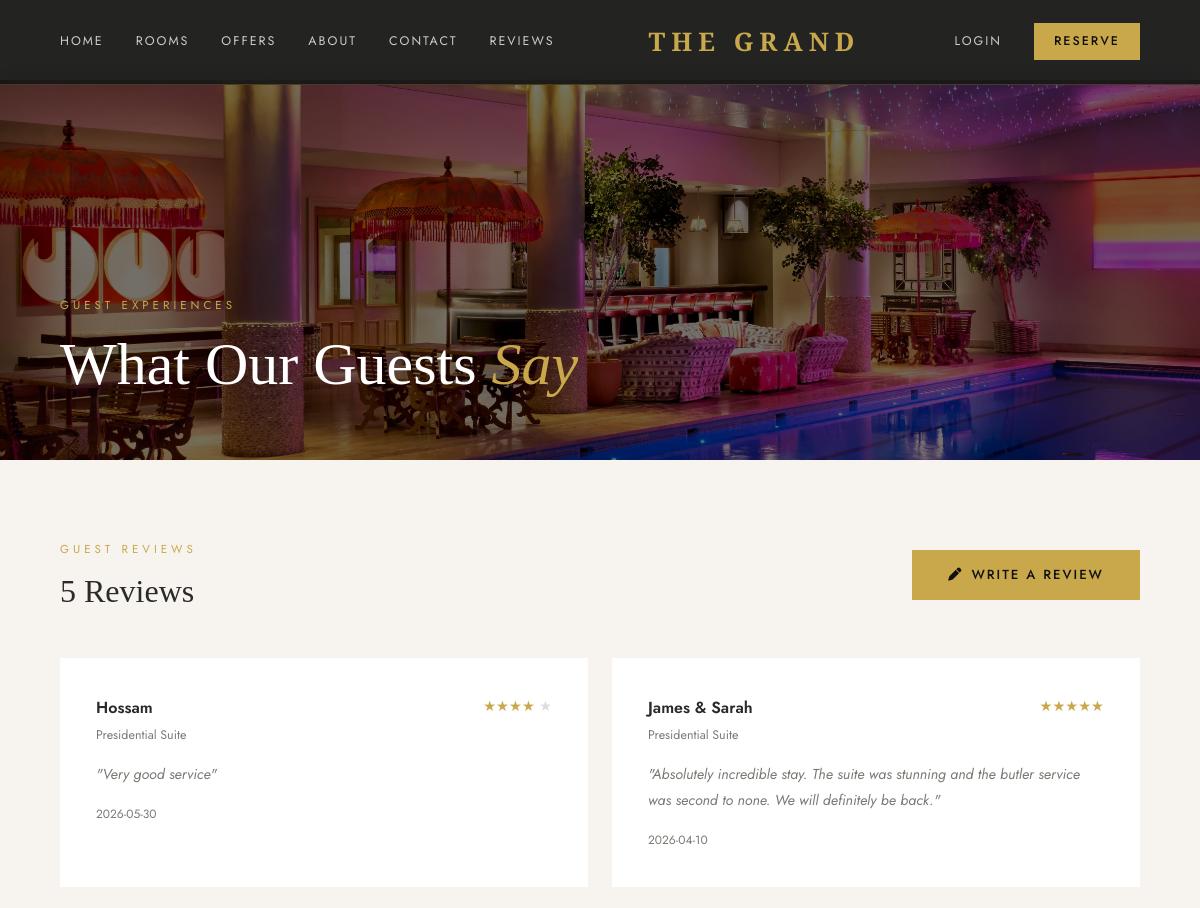
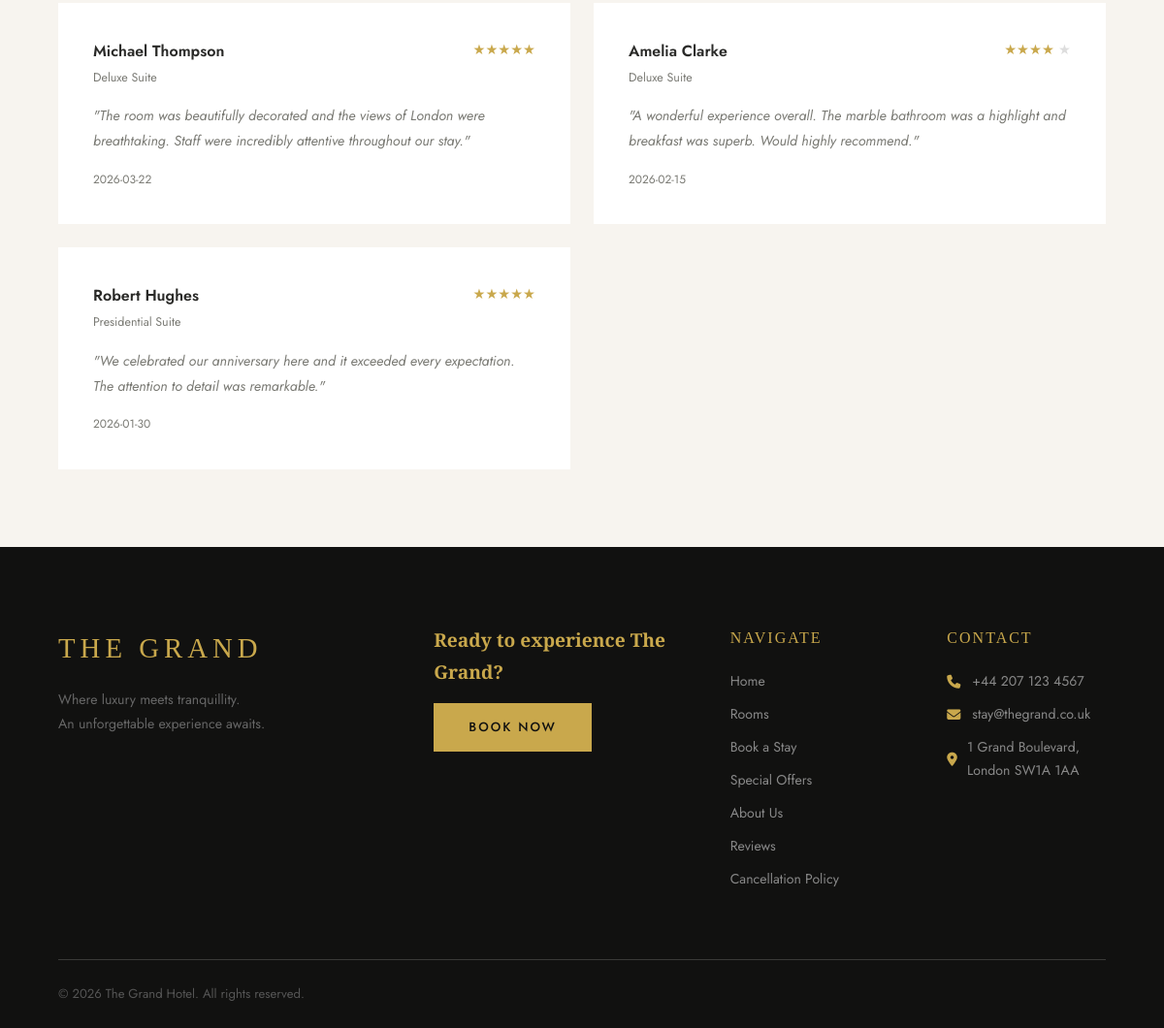
The app's page /reviews with its own data (2 pictures, top to bottom).
### tables this page shows
CREATE TABLE reviews (
            id INTEGER PRIMARY KEY AUTOINCREMENT,
            user_id INTEGER,
            fullname TEXT NOT NULL,
            rating INTEGER NOT NULL,
            room_type TEXT NOT NULL,
            comment TEXT NOT NULL,
            created_at TIMESTAMP DEFAULT CURRENT_TIMESTAMP
        );

### main.py (the view)
@app.route('/reviews')
def reviews():
    conn = get_db()
    all_reviews = conn.execute("SELECT * FROM reviews ORDER BY created_at DESC").fetchall()
    conn.close()
    return render_template('reviews.html', reviews=all_reviews)

### main.py (called while the page is built)
def get_db():
    conn = sqlite3.connect(DB_NAME)
    conn.row_factory = sqlite3.Row
    return conn

### templates/reviews.html (shortened to what this page needs)
{% extends 'base.html' %}
{% block content %}
<div class="page-hero" style="background-image: url('{{ url_for('static', filename='images/image2.webp') }}')">
    <div class="page-hero-overlay"></div>
    <div class="page-hero-content">
        <p class="section-eyebrow">Guest Experiences</p>
        <h1>What Our Guests <em>Say</em></h1>
    </div>
</div>
<section style="padding:80px 60px;background:var(--cream);">
    <div style="max-width:1100px;margin:0 auto;">
        <div style="display:flex;justify-content:space-between;align-items:center;margin-bottom:48px;">
            <div>
                <p class="section-eyebrow">Guest Reviews</p>
                <h2 style="font-family:var(--font-display);font-size:2rem;">{{ reviews|length }} Reviews</h2>
            </div>
            <a href="{{ url_for('add_review') }}" class="btn-gold"><i class="fa-solid fa-pen"></i> Write a Review</a>
        </div>
        <div style="display:grid;grid-template-columns:1fr 1fr;gap:24px;">
            {% for review in reviews %}
            <div style="background:white;padding:36px;">
                <div style="display:flex;justify-content:space-between;align-items:flex-start;margin-bottom:16px;">
                    <div>
                        <div style="font-weight:600;font-size:1rem;margin-bottom:4px;">{{ review['fullname'] }}</div>
                        <div style="font-size:0.78rem;color:var(--text-light);">{{ review['room_type'] }}</div>
                    </div>
                    <div style="color:var(--gold);font-size:0.9rem;">
                        {% for i in range(review['rating']) %}★{% endfor %}
                        {% for i in range(5 - review['rating']) %}<span style="color:#ddd;">★</span>{% endfor %}
                    </div>
                </div>
                <p style="color:var(--text-light);font-size:0.9rem;line-height:1.8;font-style:italic;">"{{ review['comment'] }}"</p>
                <div style="margin-top:16px;font-size:0.75rem;color:var(--text-light);">{{ review['created_at'][:10] }}</div>
            </div>
            {% else %}
            <div style="grid-column:1/-1;text-align:center;padding:60px;color:var(--text-light);">
                <p>No reviews yet. Be the first to share your experience.</p>
            </div>
            {% endfor %}
        </div>
    </div>
</section>
{% endblock %}

### static/css/global.css (style rules this page uses)
*, *::before, *::after { box-sizing: border-box; margin: 0; padding: 0; }
:root { --gold: #c9a84c; --gold-light: #e2c97e; --dark: #111110; --charcoal: #1e1e1c; --mid: #3a3a38; --cream: #f7f4ef; --cream-dark: #ede9e1; --text: #2a2a28; --text-light: #7a7a74; --white: #ffffff; --font-display: 'Cormorant Garamond', serif; --font-body: 'Jost', sans-serif; --radius: 2px; --shadow: 0 8px 40px rgba(0,0,0,0.12); }
html { scroll-behavior: smooth; }
body { font-family: var(--font-body); color: var(--text); background: var(--white); font-size: 16px; line-height: 1.7; }
a { text-decoration: none; color: inherit; }
.btn-gold { display: inline-flex; align-items: center; gap: 8px; background: var(--gold); color: var(--dark); padding: 14px 36px; font-family: var(--font-body); font-size: 0.82rem; font-weight: 500; letter-spacing: 2px; text-transform: uppercase; border: none; cursor: pointer; transition: background 0.2s, transform 0.2s; }
.section-eyebrow { font-size: 0.72rem; letter-spacing: 4px; text-transform: uppercase; color: var(--gold); margin-bottom: 12px; font-weight: 400; }
h1, h2, h3 { font-family: var(--font-display); font-weight: 400; line-height: 1.2; }
em { font-style: italic; color: var(--gold); }
.page-hero { position: relative; height: 380px; margin-top: 80px; background-size: cover; background-position: center; }
.page-hero-overlay { position: absolute; inset: 0; background: rgba(0,0,0,0.55); }
.page-hero-content { position: absolute; z-index: 1; bottom: 60px; left: 60px; color: white; }
.page-hero-content h1 { font-size: clamp(2.5rem, 5vw, 4rem); }

### records on screen
reviews: fullname "Hossam", room_type "Presidential Suite", comment "Very good service", created_at "2026-05-30"
reviews: fullname "James & Sarah", room_type "Presidential Suite", comment "Absolutely incredible stay. The suite was stunning and the butler service was second to none. We will definitely be back.", created_at "2026-04-10"
reviews: fullname "Michael Thompson", room_type "Deluxe Suite", comment "The room was beautifully decorated and the views of London were breathtaking. Staff were incredibly attentive throughout our stay.", created_at "2026-03-22"
reviews: fullname "Amelia Clarke", room_type "Deluxe Suite", comment "A wonderful experience overall. The marble bathroom was a highlight and breakfast was superb. Would highly recommend.", created_at "2026-02-15"
reviews: fullname "Robert Hughes", room_type "Presidential Suite", comment "We celebrated our anniversary here and it exceeded every expectation. The attention to detail was remarkable.", created_at "2026-01-30"

### other values on screen
{{ reviews|length }} "5"
